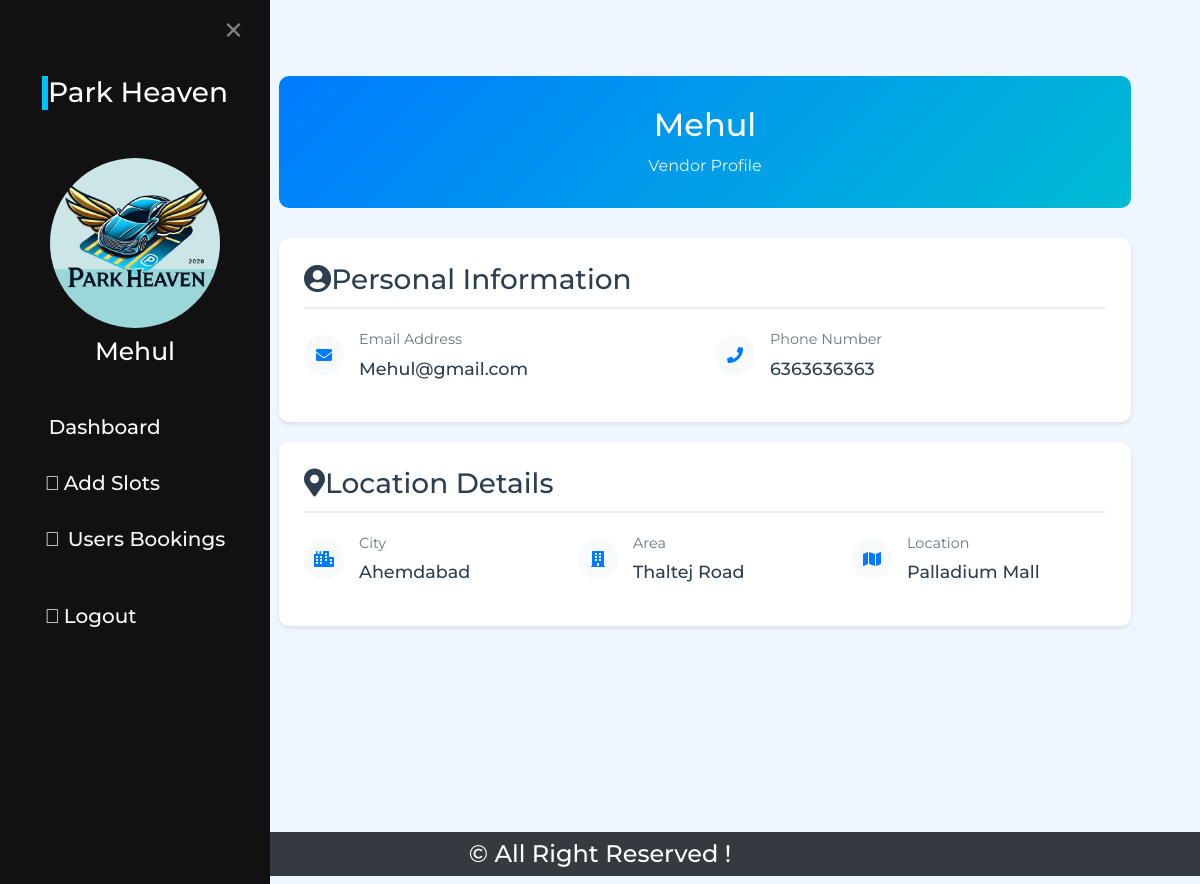
Page /Vendors/VProfile.php (signed in) on the committed database.
### tables this page shows
CREATE TABLE `vendors` (
  `id` int(11) NOT NULL,
  `name` varchar(255) NOT NULL,
  `email` varchar(255) NOT NULL,
  `password` varchar(255) NOT NULL,
  `phone` varchar(20) DEFAULT NULL,
  `city` varchar(100) NOT NULL,
  `area` varchar(100) NOT NULL,
  `location` varchar(255) NOT NULL
);

### Vendors/VProfile.php (the view, shortened to what this page needs)
<?php
include '../Connection.php';
$vendor_id = $_SESSION['vendor_id'];
$sql_vendor = 'SELECT * FROM vendors WHERE id = ?';
$stmt = mysqli_prepare($conn, $sql_vendor);
mysqli_stmt_bind_param($stmt, 'i', $vendor_id);
mysqli_stmt_execute($stmt);
$vendor_details = mysqli_fetch_assoc(mysqli_stmt_get_result($stmt));
?>
<!DOCTYPE html>
<html lang='en'>
<head>
  <link rel='stylesheet' href='../bootstrap.min.css'>
  <link rel='stylesheet' href='../Styles.css'>
  <link rel='stylesheet' href='https://pro.fontawesome.com/releases/v5.10.0/css/all.css' />
</head>
<body class='bg-content'>
  <div class='sidebar'>
    <?php include '../Includes/Vsidebar.php';
    ?>
  </div>
  <main class='container d-flex'>
    <div class='container-fluid main-content px-4'>
      <div class='profile-header'>
        <h1>
          <?php echo htmlspecialchars($_SESSION['vendor']);
          ?>
        </h1>
        <p>Vendor Profile</p>
      </div>
      <div class='profile-section'>
        <h3><i class='fas fa-user-circle me-2'></i>Personal Information</h3>
        <div class='info-grid'>
          <div class='info-item'>
            <div class='info-icon'>
              <i class='fas fa-envelope'></i>
            </div>
            <div class='info-content'>
              <div class='info-label'>Email Address</div>
              <div class='info-value'>
                <?php echo htmlspecialchars($vendor_details['email']);
                ?>
              </div>
            </div>
          </div>
          <div class='info-item'>
            <div class='info-icon'>
              <i class='fas fa-phone'></i>
            </div>
            <div class='info-content'>
              <div class='info-label'>Phone Number</div>
              <div class='info-value'>
                <?php echo htmlspecialchars($vendor_details['phone']);
                ?>
              </div>
            </div>
          </div>
        </div>
      </div>
      <div class='profile-section'>
        <h3><i class='fas fa-map-marker-alt me-2'></i>Location Details</h3>
        <div class='info-grid'>
          <div class='info-item'>
            <div class='info-icon'>
              <i class='fas fa-city'></i>
            </div>
            <div class='info-content'>
              <div class='info-label'>City</div>
              <div class='info-value'>
                <?php echo htmlspecialchars($vendor_details['city']);
                ?>
              </div>
            </div>
          </div>
          <div class='info-item'>
            <div class='info-icon'>
              <i class='fas fa-building'></i>
            </div>
            <div class='info-content'>
              <div class='info-label'>Area</div>
              <div class='info-value'>
                <?php echo htmlspecialchars($vendor_details['area']);
                ?>
              </div>
            </div>
          </div>
          <div class='info-item'>
            <div class='info-icon'>
              <i class='fas fa-map'></i>
            </div>
            <div class='info-content'>
              <div class='info-label'>Location</div>
              <div class='info-value'>
                <?php echo htmlspecialchars($vendor_details['location']);
                ?>
              </div>
            </div>
          </div>
        </div>
      </div>
    </div>
  </main>
  <?php include '../Includes/Adminfooter.php';
  ?>
</body>
</html>

### Includes/Vsidebar.php (shortened to what this page needs)
<!DOCTYPE html>
<html lang="en">
<head>
    <link rel="stylesheet" href="../../Styles.css">
    <link rel="stylesheet" href="../../bootstrap.min.css">
    <link rel="stylesheet" href="https://pro.fontawesome.com/releases/v5.10.0/css/all.css" />
</head>
<body>
    <div id="mySidenav" class="sidenav">
        <a href="javascript:void(0)" class="closebtn" onclick="closeNav()">&times;</a>
        <aside id='left-panel' class='left-panel'>
            <div class='d-flex justify-content-center align-items-center p-3 w-100'>
                <h1 class='E-class text-start text-white h3 fw-bold'>Park Heaven</h1>
            </div>
            <nav class='navbar navbar-expand-sm navbar-default d-flex flex-column vh-100'>
                <div id='main-menu'
                    class='main-menu collapse navbar-collapse show d-flex flex-column align-items-center'>
                    <div class='img-admin d-flex flex-column align-items-center text-center gap-2 mt-3'>
                        <img class='rounded-circle' src='../../Car/Images/Main_Image.png' alt='img-admin' height='170'
                            width='170'>
                        <h2 class='h6 fw-bold mt-2'>
                            <?php
                            if (isset($_SESSION['vendor'])) {
                                echo '<span class="text-white" style="font-size:25px">' . htmlspecialchars($_SESSION['vendor']) . '</span>';
                            } else {
                                echo '<span class="text-white" style="font-size:25px">Vendor</span>';
                            }
                            ?>
                        </h2>
                    </div>
                    <div class='d-flex flex-column align-items-start fw-bold gap-2 mt-4 w-100'>
                        <ul class='list-unstyled w-100'>
                            <li class='h5'>
                                <a class='nav-link text-light d-flex align-items-center text-nowrap <?php echo (basename($_SERVER['PHP_SELF']) == 'VDashboard.php') ? "fw-bolder" : ""; ?>'
                                    style='<?php echo (basename($_SERVER['PHP_SELF']) == 'VDashboard.php') ? "color: #00C1FE !important;" : ""; ?>'
                                    href='VDashboard.php'>
                                    <span class="ml-1">Dashboard</span>
                                </a>
                            </li>
                            <li class='h5'>
                                <a class='nav-link text-light d-flex align-items-center text-nowrap <?php echo (basename($_SERVER['PHP_SELF']) == 'AddLocation.php') ? "fw-bolder" : ""; ?>'
                                    style='<?php echo (basename($_SERVER['PHP_SELF']) == 'AddLocation.php') ? "color: #00C1FE !important;" : ""; ?>'
                                    href='AddLocation.php'>
                                    <i class='fal fa-car me-2'></i>
                                    <span class="ml-1">Add Slots</span>
                                </a>
                            </li>
                            <li class='h5'>
                                <a class='nav-link text-light d-flex align-items-center text-nowrap <?php echo (basename($_SERVER['PHP_SELF']) == 'VendorShowBooking.php') ? "fw-bolder" : ""; ?>'
                                    style='<?php echo (basename($_SERVER['PHP_SELF']) == 'VendorShowBooking.php') ? "color: #00C1FE !important;" : ""; ?>'
                                    href='VendorShowBooking.php'>
                                    <i class='fal fa-clipboard-list me-2'></i>
                                    <span class="ml-2">Users Bookings</span>
                                </a>
                            </li>
                        </ul>
                        <ul class='logout list-unstyled w-100 mt-auto'>
                            <li class='h5'>
                                <a class='nav-link text-light d-flex align-items-center text-nowrap <?php echo (basename($_SERVER['PHP_SELF']) == 'VLogout.php') ? "fw-bolder" : ""; ?>'
                                    style='<?php echo (basename($_SERVER['PHP_SELF']) == 'VLogout.php') ? "color: #00C1FE !important;" : ""; ?>'
                                    href='VLogout.php'>
                                    <i class='fal fa-sign-out-alt me-2'></i>
                                    <span class="ml-1">Logout</span>
                                </a>
                            </li>
                        </ul>
                    </div>
                </div>
            </nav>
        </aside>
    </div>
    <span style="font-size:40px;cursor:pointer" class="togglr-btn ml-1 fixed top-4 left-4 z-50"
        onclick="openNav()">&#9776;</span>
</body>
</html>

### Includes/Adminfooter.php
<footer class="text-center bg-dark" style="margin-top:170px;">
  <h4 class="text-white py-2"> &copy All Right Reserved !</h4>
</footer>

### Styles.css (style rules this page uses)
* { margin: 0; padding: 0; font-family: 'Montserrat', sans-serif; font-style: normal; scroll-behavior: smooth; }
.bg-content { background-color: #eef7ff; }

### Vendors/VProfile.php (style rules this page uses)
.profile-header { background: linear-gradient(135deg, #007bff, #00bcd4); color: white; padding: 30px; border-radius: 10px; margin-bottom: 30px; }
.profile-header h1 { margin: 0; font-size: 2rem; text-align: center; }
.profile-header p { margin: 10px 0 0; opacity: 0.9; text-align: center; }
.profile-section { background: white; padding: 25px; border-radius: 10px; box-shadow: 0 2px 4px rgba(0, 0, 0, 0.1); margin-bottom: 20px; }
.profile-section h3 { color: #2c3e50; margin-bottom: 20px; padding-bottom: 10px; border-bottom: 2px solid #f0f0f0; }
.info-grid { display: grid; grid-template-columns: repeat(auto-fit, minmax(200px, 1fr)); gap: 20px; }
.info-item { display: flex; align-items: center; margin-bottom: 15px; }
.info-icon { width: 40px; height: 40px; background: #f8f9fa; border-radius: 50%; display: flex; align-items: center; justify-content: center; margin-right: 15px; color: #007bff; }
.info-content { flex: 1; }
.info-label { font-size: 0.9rem; color: #6c757d; margin-bottom: 5px; }
.info-value { font-size: 1.1rem; color: #2c3e50; font-weight: 500; }

### Includes/Vsidebar.php (style rules this page uses)
.sidenav { height: 100%; position: fixed; z-index: 1; top: 0; left: 0; background-color: #111; overflow-x: hidden; transition: 0.5s; padding-top: 60px; }
.E-class { border-left: solid 6px #00C1FE; }
@media screen and (min-width: 400px) { .sidenav { width: 200px; } }
.main-content { margin-left: 300px; padding: 16px; transition: margin-left 0.5s; }
@media screen and (min-width: 400px) { .main-content { margin-left: 200px; } }
.navbar a { padding: 12px 15px; margin: 5px 10px; text-decoration: none; color: #818181; display: block; transition: 0.3s; text-align: left; border-radius: 5px; }
.sidenav .closebtn { position: absolute; top: 0; text-decoration: none; color: #818181; right: 25px; font-size: 40px; margin-left: 50px; padding: 0; margin: 0; }
.nav-link { padding: 10px 15px; margin: 8px 0; border-radius: 4px; transition: all 0.3s ease; }

### rows in the picture
vendors: email "Mehul@gmail.com", phone "6363636363", city "Ahemdabad", area "Thaltej Road", location "Palladium Mall"

### other values in the picture
$_SESSION['vendor'] "Mehul"
